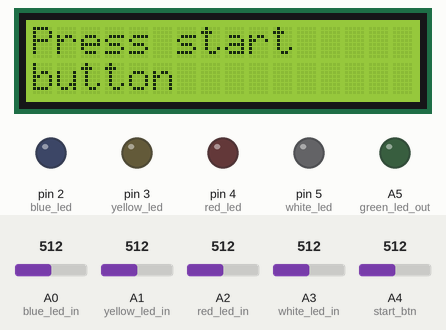
This sketch was run on a simulated Arduino Uno, built with avr-gcc and run on an emulated ATmega328P. Shown: 16×2 character LCD, output pins drawn as LEDs (lit = HIGH). The inputs (shaded band) are chosen by the test bench; at power-on: A4 (start_btn) = 512, A2 (red_led_in) = 512, A0 (blue_led_in) = 512, A1 (yellow_led_in) = 512, A3 (white_led_in) = 512. Random numbers use the default seed unless the sketch sets one; pins used as bus, display or sensor lines are not drawn; what the sketch prints to the serial monitor is not drawn.

Above: at 1.2 s.
1.3 s: A4 (start_btn) set to 788
At 1.9 s:
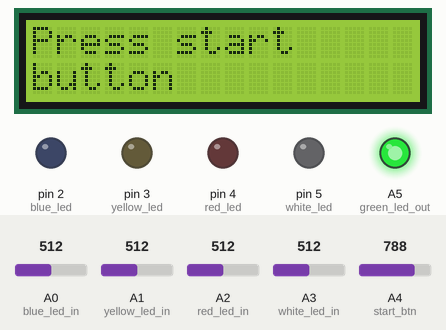
3.0 s: A4 (start_btn) set to 810
At 3.5 s:
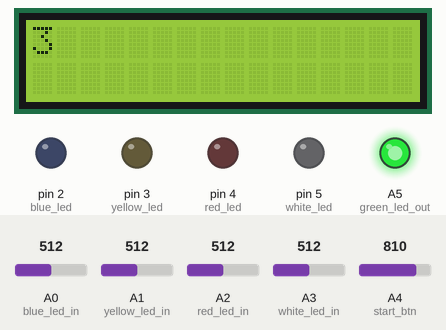
6.1 s: A2 (red_led_in) set to 794
8.9 s: A2 (red_led_in) set to 817
At 9.3 s:
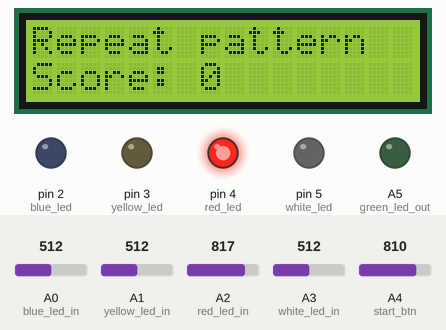
12.0 s: A0 (blue_led_in) set to 788
13.6 s: A0 (blue_led_in) set to 809
At 15.1 s:
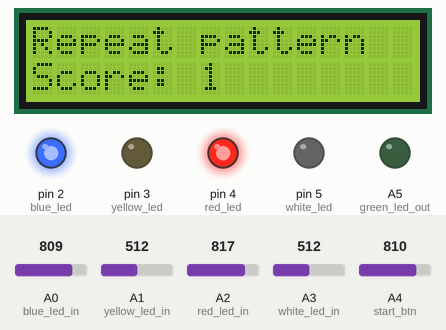
Timing chart, 0 to 16.1 s (numbered marks = the images above; inputs shaded):
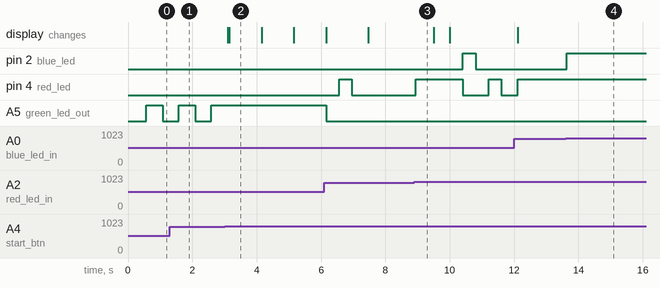

The sketch:

Game.ino
```cpp
#include <LiquidCrystal.h>

//value used for analogRead()
int high_vol = 800;

//pins used for LEDs
int blue_led_in = A0;
int yellow_led_in = A1;
int red_led_in = A2;
int white_led_in = A3;

int blue_led = 2;
int yellow_led = 3;
int red_led = 4;
int white_led = 5;
int start_btn = A4;
int green_led_out = A5;

//pins used for lcd
int lcd_volt = 6;
int rs = 7;
int en = 8;
int d4 = 9;
int d5 = 10;
int d6 = 11;
int d7 = 12;
int contrast = 100;

//game states
enum {
  STATE_IDLE = 0,
  STATE_COUNTDOWN = 1,
  STATE_CHOOSE_PATTERN = 2,
  STATE_PLAY = 3,
  STATE_WIN = 4,
  STATE_LOSE = 5
};

//LEDs
enum {
  BLUE = 0,
  YELLOW,
  RED,
  WHITE
};

//game variables
int score = 0;
int State = STATE_IDLE; //default game state
int pattern[50];
int index = 0;
int debounce_time = 50;
bool btn_press = false;

//create lcd object
LiquidCrystal lcd(rs, en, d4, d5, d6, d7);

void StateMachine() {
  switch (State) {
    case STATE_IDLE:
      lcd.clear();
      lcd.print("Press start");
      lcd.setCursor(0, 1);
      lcd.print("button");

      //flash LEDs
      if (digitalRead(green_led_out) == HIGH) {
        delay(500);
        digitalWrite(green_led_out, LOW);
      } else {
        delay(500);
        digitalWrite(green_led_out, HIGH);
      }

      //state transition
      if (analogRead(start_btn) > high_vol) {
        randomSeed(analogRead(start_btn));
        State = STATE_COUNTDOWN;
      }
      break;
    case STATE_COUNTDOWN:
      //keep green LED on
      digitalWrite(green_led_out, HIGH);

      lcd.clear();
      delay(50);
      lcd.print("3");
      delay(1000);

      lcd.clear();
      lcd.print("2");

      delay(1000);
      lcd.clear();
      lcd.print("1");
      delay(1000);

      State = STATE_CHOOSE_PATTERN;
      break;
    case STATE_CHOOSE_PATTERN:
      lcd.clear();
      //turn off green LED
      digitalWrite(green_led_out, LOW);

      //generate random pattern
      int i;
      for (i = 0; i < score + 1; i++) {
        pattern[i] = random(4);
        }

      //show pattern on hardware
      int j;
      j = 0;
      while (pattern[j] != -1) {
        if (pattern[j] == BLUE) {
          delay(400);
          digitalWrite(blue_led, HIGH);
          digitalWrite(yellow_led, LOW);
          digitalWrite(red_led, LOW);
          digitalWrite(white_led, LOW);
          delay(400);
          digitalWrite(blue_led, LOW);
          digitalWrite(yellow_led, LOW);
          digitalWrite(red_led, LOW);
          digitalWrite(white_led, LOW);
        }
        else if (pattern[j] == YELLOW) {
          delay(400);
          digitalWrite(blue_led, LOW);
          digitalWrite(yellow_led, HIGH);
          digitalWrite(red_led, LOW);
          digitalWrite(white_led, LOW);
          delay(400);
          digitalWrite(blue_led, LOW);
          digitalWrite(yellow_led, LOW);
          digitalWrite(red_led, LOW);
          digitalWrite(white_led, LOW);
        }
        else if (pattern[j] == RED) {
          delay(400);
          digitalWrite(blue_led, LOW);
          digitalWrite(yellow_led, LOW);
          digitalWrite(red_led, HIGH);
          digitalWrite(white_led, LOW);
          delay(400);
          digitalWrite(blue_led, LOW);
          digitalWrite(yellow_led, LOW);
          digitalWrite(red_led, LOW);
          digitalWrite(white_led, LOW);
        }
        else if (pattern[j] == WHITE) {
          delay(400);
          digitalWrite(blue_led, LOW);
          digitalWrite(yellow_led, LOW);
          digitalWrite(red_led, LOW);
          digitalWrite(white_led, HIGH);
          delay(400);
          digitalWrite(blue_led, LOW);
          digitalWrite(yellow_led, LOW);
          digitalWrite(red_led, LOW);
          digitalWrite(white_led, LOW);
        }
        j++;
      }
      State = STATE_PLAY;
      delay(500);
      lcd.clear();
      break;
    case STATE_PLAY:
      //tell player to repeat the pattern
      lcd.setCursor(0, 0);
      lcd.print("Repeat pattern");
      lcd.setCursor(0, 1);
      lcd.print("Score: ");
      lcd.print(String(score));

      delay(debounce_time);

      if (analogRead(blue_led_in) < high_vol && analogRead(yellow_led_in) < high_vol &&
      analogRead(red_led_in) < high_vol && analogRead(white_led_in) < high_vol) {
        btn_press = false;
      }

      if (pattern[index] == -1) {
        State = STATE_WIN;
      }

      else if (analogRead(blue_led_in) > high_vol && !btn_press) {
        if (BLUE != pattern[index]) {
          State = STATE_LOSE;
        } else {
          btn_press = true;
          index++;
          }
        }
      else if (analogRead(yellow_led_in) > high_vol && !btn_press) {
        if (YELLOW != pattern[index]) {
          State = STATE_LOSE;
          } else {
            btn_press = true;
            index++;
          }
        }
      else if (analogRead(red_led_in) > high_vol && !btn_press) {
        if (RED != pattern[index]) {
          State = STATE_LOSE;
        } else {
          btn_press = true;
          index++;
          }
        }
      else if (analogRead(white_led_in) > high_vol && !btn_press) {
        if (WHITE != pattern[index]) {
          State = STATE_LOSE;
        } else {
          btn_press = true;
          index++;
          }
        }
      break;
    case STATE_WIN:
      score++;
      delay(500);
      lcd.clear();
      lcd.print("Correct.");
      lcd.setCursor(9, 1);
      lcd.print("+1");
      delay(500);
      index = 0;
      State = STATE_CHOOSE_PATTERN;
      break;
    case STATE_LOSE:
      delay(500);
      lcd.clear();
      lcd.print("Wrong guess.");
      lcd.setCursor(0, 1);
      lcd.print("You lose!");
      delay(1400);
      index = 0;
      score = 0;

      //setup patten array
      for (int i = 0; i < sizeof(pattern) / sizeof(int); i++) {
        pattern[i] = -1;
      }

      State = STATE_IDLE;
      break;
  }
}

void setup() {
  Serial.begin(9600);

  //setup LED pins
  pinMode(white_led, OUTPUT);
  pinMode(red_led, OUTPUT);
  pinMode(yellow_led, OUTPUT);
  pinMode(blue_led, OUTPUT);
  pinMode(blue_led_in, INPUT);
  pinMode(yellow_led_in, INPUT);
  pinMode(red_led_in, INPUT);
  pinMode(white_led_in, INPUT);
  pinMode(start_btn, INPUT);
  pinMode(green_led_out, OUTPUT);

  //set LEDs to low by default
  digitalWrite(white_led, LOW);
  digitalWrite(red_led, LOW);
  digitalWrite(yellow_led, LOW);
  digitalWrite(blue_led, LOW);
  digitalWrite(green_led_out, LOW);

  //LCD setup
  analogWrite(lcd_volt, contrast);
  lcd.begin(16, 2);

  //setup patten array
  for (int i = 0; i < sizeof(pattern) / sizeof(int); i++) {
    pattern[i] = -1;
  }
}

void loop() {
  if (analogRead(blue_led_in) > high_vol) {
        digitalWrite(blue_led, HIGH);
  } else if (analogRead(blue_led_in) < high_vol) {
    digitalWrite(blue_led, LOW);
  }

  if (analogRead(yellow_led_in) > high_vol) {
        digitalWrite(yellow_led, HIGH);
  } else if (analogRead(yellow_led_in) < high_vol) {
    digitalWrite(yellow_led, LOW);
  }

  if (analogRead(red_led_in) > high_vol) {
        digitalWrite(red_led, HIGH);
  } else if (analogRead(red_led_in) < high_vol) {
    digitalWrite(red_led, LOW);
  }

  if (analogRead(white_led_in) > high_vol) {
        digitalWrite(white_led, HIGH);
  } else if (analogRead(white_led_in) < high_vol) {
    digitalWrite(white_led, LOW);
  }

  StateMachine();
  Serial.println(index);
}
```

Measured:
- the behaviour switches between 800 and 801 on A4 (start_btn) (found by bisection; images 1 and 2)
- the behaviour switches between 800 and 801 on A2 (red_led_in) (found by bisection; images 2 and 3)
- the behaviour switches between 800 and 801 on A0 (blue_led_in) (found by bisection; images 3 and 4)
- after the input at 3.0 s, the display: first changes after 0.10 s (image 2 shows a later state)
- after the input at 8.9 s, pin 2 (blue_led): LOW → HIGH after 1.5 s, → LOW 0.40 s later; pin 4 (red_led): LOW → HIGH after 0.05 s, → LOW 1.5 s later, → HIGH 0.80 s later, → LOW 0.40 s later
- after the input at 13.6 s, pin 2 (blue_led): LOW → HIGH at once
- what the display in image 2 shows lasts 1.0 s, from 3.2 s to 4.2 s
